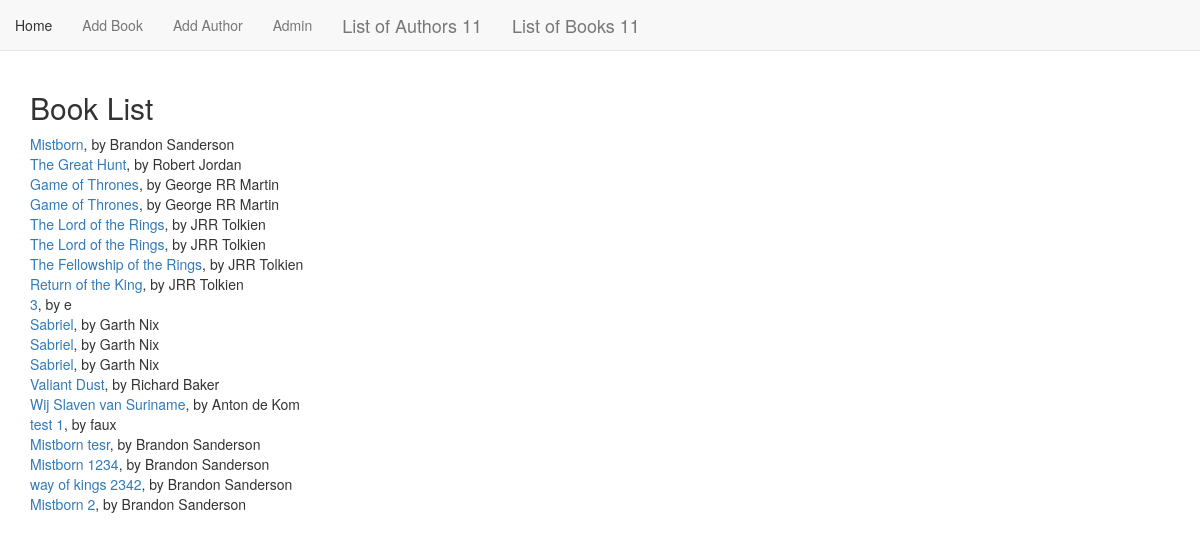
Screenshot of /book_app/books_list/ with the database file from the repository.
### book_app/models.py (models this page shows, shortened)
class Book(models.Model):
    title = models.CharField(max_length=255)
    year_published = models.IntegerField(null=True)
    author = models.ForeignKey(
        Author, related_name='book', on_delete=models.CASCADE)
    rating = models.FloatField(null=True)
    cover = models.TextField(blank=True)

class Author(models.Model):
    name = models.CharField(max_length=50)
    age = models.IntegerField(null=True)
    def __str__(self):
        return self.name

### book_app/views.py (the view)
# urls.py: path('books_list/', views.books_index_view, name='book_list'),
def books_index_view(request):
    books_from_db = models.Book.objects.filter()
    return render(request, 'book_app/book_list.html', {'books': books_from_db})

### book_app/templates/book_app/book_list.html
{% extends "book_app/book_app_base.html" %}
{% block body_block %}
<h2>Book List</h2>
{% for book in books %}
    <div class="card">
        <div class="card-content">
            <span class="card-title">
                <a href="{% url 'simon:book_update' book.id %}">{{book.title}}</a>, by {{book.author}}
            </span>
        </div>
    </div>
{% endfor %}
{% endblock %}

### rows the page displays
Book: title "Mistborn", author "Brandon Sanderson"
Book: title "The Great Hunt", author "Robert Jordan"
Book: title "Game of Thrones", author "George RR Martin"
Book: title "Game of Thrones", author "George RR Martin"
Book: title "The Lord of the Rings", author "JRR Tolkien"
Book: title "The Lord of the Rings", author "JRR Tolkien"
Book: title "The Fellowship of the Rings", author "JRR Tolkien"
Book: title "Return of the King", author "JRR Tolkien"
Book: title "3", author "e"
Book: title "Sabriel", author "Garth Nix"
Book: title "Sabriel", author "Garth Nix"
Book: title "Sabriel", author "Garth Nix"
Book: title "Valiant Dust", author "Richard Baker"
Book: title "Wij Slaven van Suriname", author "Anton de Kom"
Book: title "test 1", author "faux"
Book: title "Mistborn tesr", author "Brandon Sanderson"
Book: title "Mistborn 1234", author "Brandon Sanderson"
Book: title "way of kings 2342", author "Brandon Sanderson"
Book: title "Mistborn 2", author "Brandon Sanderson"
